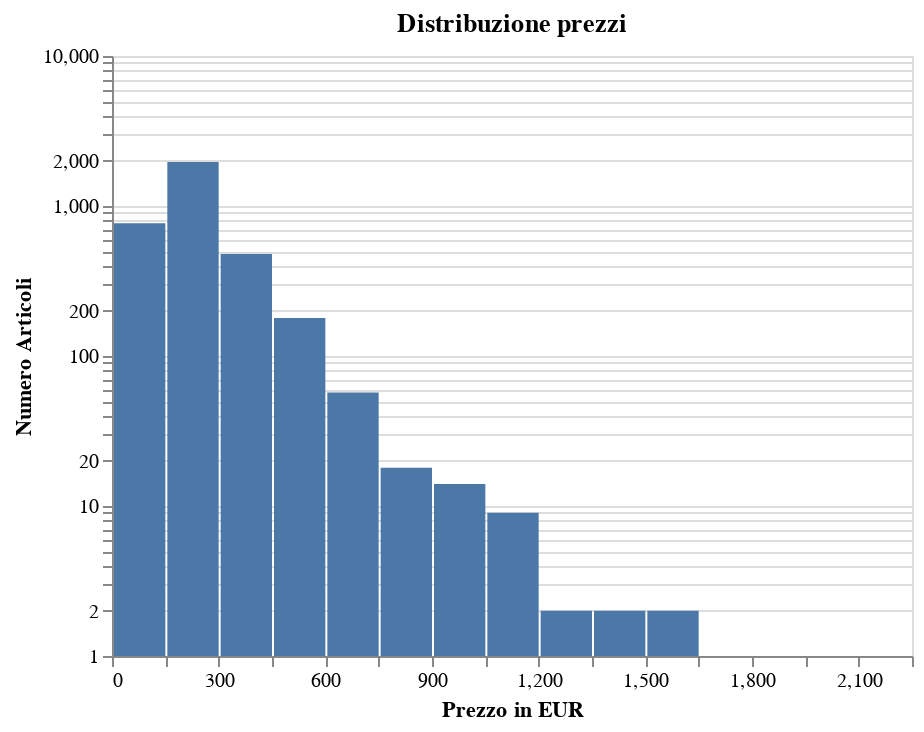

Notebook code cell kept with this figure:
### Code cell
price_chart = alt.Chart(items_selected).mark_bar().encode(
    alt.X('UnitPrice:Q', bin=alt.Bin(step=150), title='Prezzo in EUR'),
    alt.Y('count()', title='Numero Articoli', scale=alt.Scale(type='log')),
    tooltip=[alt.Tooltip('PriceRange', title='Fascia di Prezzo'), alt.Tooltip('count()', title='Numero Articoli')]
).properties(title='Distribuzione prezzi')
alt.hconcat(price_chart)

### Figure 1 — Vega-Lite specification as saved in the notebook (floating-point values rounded to 4 significant figures; data arrays with more than 128 entries replaced by an {"elided": "..."} marker saying what was removed)
{"config": {"view": {"continuousWidth": 400, "continuousHeight": 300}}, "hconcat": [{"mark": "bar", "encoding": {"tooltip": [{"field": "PriceRange", "title": "Fascia di Prezzo", "type": "nominal"}, {"aggregate": "count", "title": "Numero Articoli", "type": "quantitative"}], "x": {"bin": {"step": 150}, "field": "UnitPrice", "title": "Prezzo in EUR", "type": "quantitative"}, "y": {"aggregate": "count", "scale": {"type": "log"}, "title": "Numero Articoli", "type": "quantitative"}}, "title": "Distribuzione prezzi"}], "data": {"name": "data-222874f151ddf2345cf28157f2861ab8"}, "$schema": "https://vega.github.io/schema/vega-lite/v4.17.0.json", "datasets": {"data-222874f151ddf2345cf28157f2861ab8": {"elided": "3497 records"}}}
